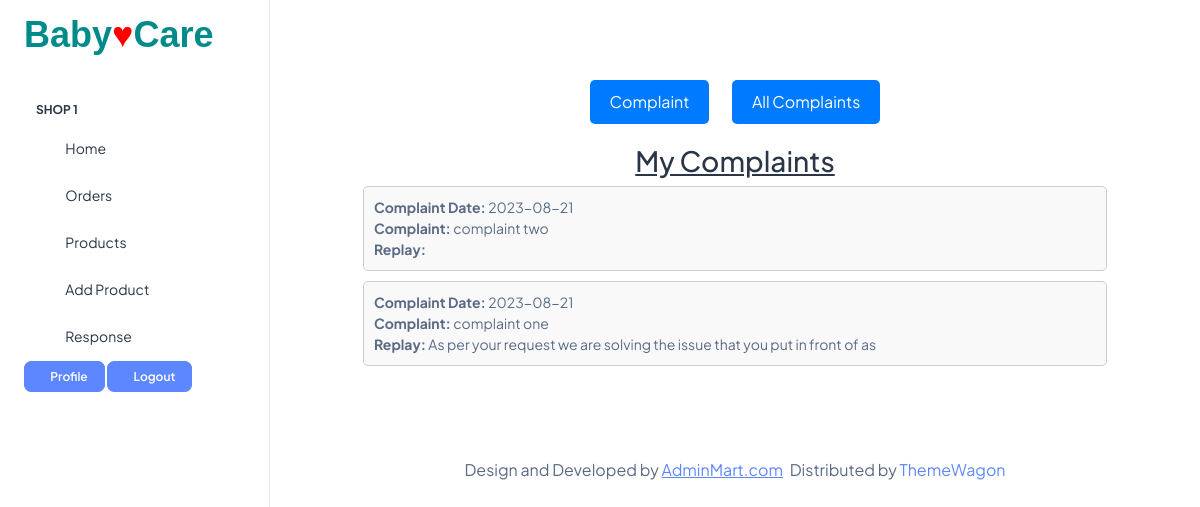
Screenshot of /Shop/Mycomplaint.php (signed in) with the database file from the repository.
### tables this page shows
CREATE TABLE `tbl_shopcomplaint` (
  `shopcomplaint_id` int(11) NOT NULL,
  `shopcomplaint_complaint` varchar(100) NOT NULL,
  `shopcomplaint_replay` varchar(100) DEFAULT NULL,
  `shopcomplaint_date` date NOT NULL,
  `shop_id` int(11) NOT NULL
);

### web/Shop/Mycomplaint.php (the view, shortened to what this page needs)
<?php
include('../Assets/Connection/Connection.php');
include("Header.php");
$sel = "select * from tbl_shopcomplaint where shop_id='" . $_SESSION['shop_id'] . "' ORDER BY shopcomplaint_id DESC ";
$row = $con->query($sel);
?>
<!DOCTYPE html>
<html xmlns="http://www.w3.org/1999/xhtml">
<head>
</head>
<body>
<div class="complaint-container">
<div class="button-container">
    <a href="Shopcomplaint.php"><button class="button">Complaint</button></a>
    <a href="ViewReplay.php"><button class="button">All Complaints</button></a>
</div>
    <h2 style="text-align: center; text-decoration: underline;">My Complaints</h2>
    <?php
    while ($val = $row->fetch_assoc()) {
        ?>
        <div class="complaint-item">
            <strong>Complaint Date:</strong>
            <?php echo $val['shopcomplaint_date'] ?><br/>
            <strong>Complaint:</strong>
            <?php echo $val['shopcomplaint_complaint'] ?><br/>
            <strong>Replay:</strong>
            <?php echo $val['shopcomplaint_replay'] ?>
        </div>
        <?php
    }
    ?>
</div>
</body>
<?php
include("Footer.php");
?>
</html>

### web/Shop/Mycomplaint.php (style rules this page uses)
.button-container { text-align: center; margin: 20px auto; }
.button { background-color: #007BFF; color: #fff; border: none; border-radius: 5px; padding: 10px 20px; font-size: 16px; cursor: pointer; margin: 0 10px; }
.complaint-container { margin: 80px auto; width: 80%; }
.complaint-item { border: 1px solid #ccc; border-radius: 5px; padding: 10px; margin-bottom: 10px; background-color: #f9f9f9; }

### rows the page displays
tbl_shopcomplaint: shopcomplaint_date "2023-08-21", shopcomplaint_complaint "complaint two"
tbl_shopcomplaint: shopcomplaint_date "2023-08-21", shopcomplaint_complaint "complaint one", shopcomplaint_replay "As per your request we are solving the issue that you put in front of as"

### other values shown
$_SESSION["shop_name"] "SHOP 1"
